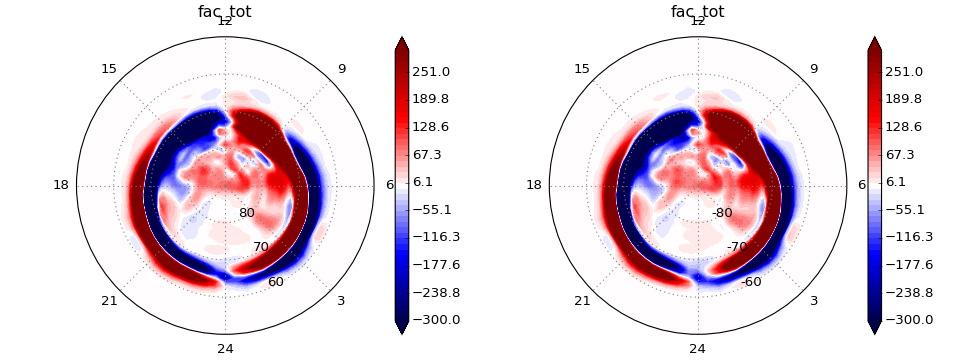

Write Python code to recreate this figure.
from matplotlib import pyplot as plt

import viscid
from viscid.plot import mpl

iono_file = viscid.load_file(_viscid_root + '/../../sample/cen2000.iof.xdmf')

fac_tot = 1e9 * iono_file["fac_tot"]

ax1 = plt.subplot(121)
mpl.plot(fac_tot, ax=ax1, hemisphere="north", style="contourf",
         plot_opts="lin_-300_300", extend="both",
         levels=50, drawcoastlines=True)
ax2 = plt.subplot(122)
mpl.plot(fac_tot, ax=ax2, hemisphere="south", style="contourf",
         plot_opts="lin_-300_300", extend="both",
         levels=50, drawcoastlines=True)
plt.gcf().set_size_inches(12, 4.5)
mpl.tighten()
